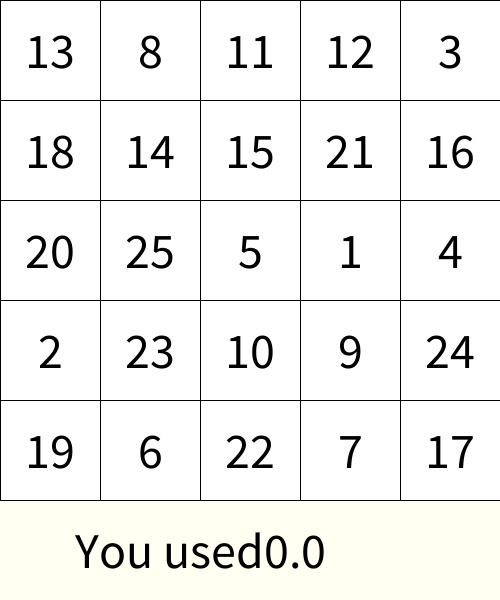
Frame 1 (no input)
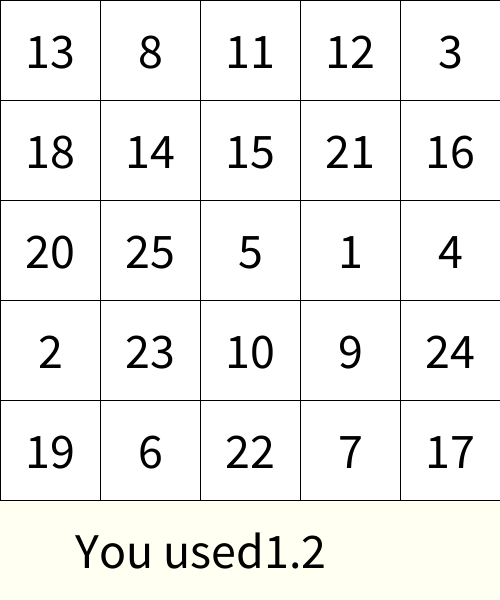
Frame 60 (the mouse pressed at the canvas centre just before this capture)
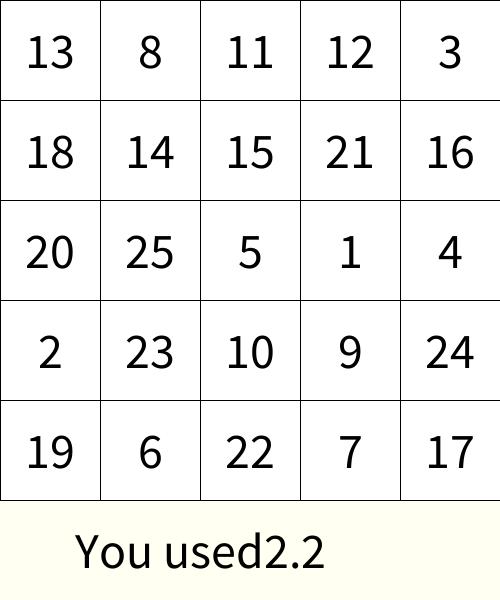
Frame 120 (the mouse held since frame 60 and released just before this capture)

The Processing sketch that drew these frames (run headless with seeded random() and noise(); from frame 60 on, the mouse is pressed at the canvas centre):

// Processing sketch: week06_9_schulte_table09_mousePressed_crash_if_protect_shuffle_
// ── week06_9_schulte_table09_mousePressed_crash_if_protect_shuffle_.pde
//week06_9_schulte_table09_mousePressed_crash_if_protect_shuffle_random
int [][] table = new int[5][5];//Java的陣列宣告
void setup(){
  size(500,600);
  textSize(50);
  textAlign(CENTER,CENTER);
  int []numbers = {1,2,3,4,5,6,7,8,9,10,11,12,13,14,15,16,17,18,19,20,21,22,23,24,25};
  for(int i= numbers.length - 1;i>0;i--){
    int j = int(random(i+1));
    int temp = numbers[i];
    numbers[i] = numbers[j];
    numbers[j] = temp;
  }
  int index = 0;
  for(int i=0;i<5;i++){
    for(int j=0;j<5;j++){
      table[i][j] = numbers[index++];
    }
  }
  startT = millis();//記錄你開始的時間
}
int startT = 0;
int [][] pressed = new int[5][5];
void draw(){
  background(#FFFFF2);
  for(int i=0;i<5;i++){
    for(int j=0;j<5;j++){
      if(pressed[i][j]==1) fill(128);
      else fill(255);
      rect(j*100,i*100,100,100);
      fill(0); text(""+table[i][j],50+j*100,50+i*100);
    }
  }
  text("You used"+nf((millis() - startT) / 1000.0,0,1),200,550);
}
int want = 1;//希望你按的數字
void mousePressed(){
  int i = mouseY/100, j = mouseX/100;
  if(i>=0 && i<5 && j>=0 && j<5){
    if(table[i][j]==want){
      pressed[i][j] = 1;
      want++;
    }
  }
}
